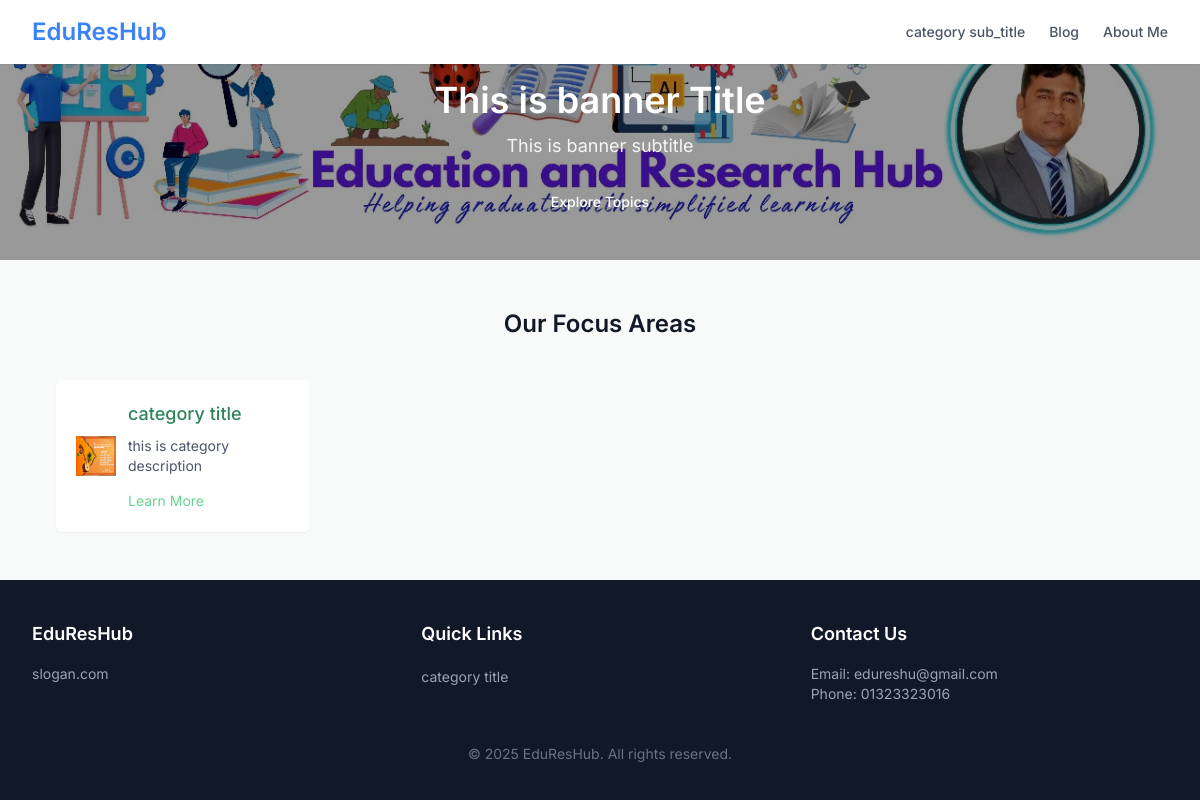
The page / on the database its author committed.
### chondrokanto/models.py (models this page shows, shortened)
class category(models.Model):
    title = models.CharField(max_length=100)
    sub_title = models.CharField(max_length=100)
    description = models.TextField()
    banner = models.ImageField(upload_to='category/')
    icon = models.ImageField(upload_to='category/')

class info(models.Model):
    banner_title = models.CharField(max_length=100)
    banner_sub_title = models.CharField(max_length=100)
    banner_image = models.ImageField(upload_to='banner/')
    email = models.EmailField(max_length=100)
    phone = models.CharField(max_length=15)
    address = models.CharField(max_length=200)
    facebook = models.CharField(max_length=100)
    twitter = models.CharField(max_length=100)
    instagram = models.CharField(max_length=100)
    youtube = models.CharField(max_length=100)
    linkedin = models.CharField(max_length=100)
    slogan = models.CharField(max_length=100)

### chondrokanto/views.py (the view)
# urls.py: path('',views.index, name='index'),
def index(request):
    information = info.objects.get(id=1)
    categorys = category.objects.all()
    context = {
        'info': information,
        'category': categorys,
    }
    return render(request, 'chondro/index.html',context)

### chondrokanto/templates/chondro/index.html
{% extends "chondro/base.html" %}
{% block content %}
    <section class="pt-20 pb-10 hero-bg text-white">
        <div class="max-w-6xl mx-auto px-4 sm:px-6 lg:px-8 text-center">
            <h1 class="text-3xl sm:text-4xl font-semibold mb-3">
                {{info.banner_title}}
            </h1>
            <p class="text-base sm:text-lg mb-6 max-w-2xl mx-auto opacity-90">
                {{info.banner_sub_title}}
            </p>
            <a href="#topics" class="inline-block bg-dark text-white px-5 py-2 rounded-md hover:bg-[#4ADE80] transition text-sm font-medium">
                Explore Topics
            </a>
        </div>
    </section>
    <section id="topics" class="py-12 bg-[#F7FAF8]">
        <div class="max-w-6xl mx-auto px-4 sm:px-6 lg:px-8">
            <h2 class="text-2xl font-semibold text-dark text-center mb-10">Our Focus Areas</h2>
            <div class="grid grid-cols-1 sm:grid-cols-2 lg:grid-cols-4 gap-6">
                {% for c in category %}
                    <div class="bg-white p-5 rounded-md shadow-sm hover:shadow-md transition flex items-center">
                        <img src="{{c.icon.url}}" alt="{{c.sub_title}}" class="w-10 h-10 mr-3 flex-shrink-0">
                        <div>
                            <h3 class="text-lg font-medium text-[#2F855A] mb-2">{{c.title}}</h3>
                            <p class="text-[#4A5568] text-sm mb-3 line-clamp-3">
                                {{c.description}}
                            </p>
                            <a href="{% url 'category' c.id %}" class="text-[#68D391] hover:underline text-sm">Learn More</a>
                        </div>
                    </div>
                {% endfor %}
            </div>
        </div>
    </section>
{% endblock content %}

### chondrokanto/templates/chondro/base.html (shortened to what this page needs)
<!DOCTYPE html>
<html lang="en">
<head>
    <script src="https://cdn.tailwindcss.com"></script>
</head>
<body class="bg-gray-100 text-gray-900 antialiased">
    <nav class="bg-white shadow-sm fixed w-full z-10">
        <div class="max-w-7xl mx-auto px-4 sm:px-6 lg:px-8">
            <div class="flex justify-between h-16">
                <div class="flex items-center">
                    <a href="{% url 'index' %}" class="text-2xl font-semibold text-blue-500">EduResHub</a>
                </div>
                <div class="hidden sm:flex sm:items-center sm:space-x-6">
                    {% for c in category %}
                        <a href="{% url 'category' c.id %}" class="nav-link text-gray-600 hover:text-blue-500 text-sm font-medium transition">{{c.sub_title}}</a>
                    {% endfor %}
                    <a href="{% url 'blog' %}" class="nav-link text-gray-600 hover:text-blue-500 text-sm font-medium transition">Blog</a>
                    <a href="{% url 'about' %}" class="nav-link text-gray-600 hover:text-blue-500 text-sm font-medium transition">About Me</a>
                </div>
            </div>
        </div>
    </nav>
    {% block content %}
    {% endblock content %}
    <footer class="bg-gray-900 text-gray-200 py-10">
        <div class="max-w-7xl mx-auto px-4 sm:px-6 lg:px-8">
            <div class="grid grid-cols-1 sm:grid-cols-3 gap-8">
                <div>
                    <h3 class="text-lg font-semibold text-white mb-4">EduResHub</h3>
                    <p class="text-gray-400 text-sm">
                        {{info.slogan}}
                    </p>
                </div>
                <div>
                    <h3 class="text-lg font-semibold text-white mb-4">Quick Links</h3>
                    <ul class="space-y-2">
                        {% for c in category %}
                        <li><a href="{% url 'category' c.id %}" class="text-gray-400 hover:text-blue-400 text-sm transition">{{c.title}}</a></li>
                        {% endfor %}
                    </ul>
                </div>
                <div>
                    <h3 class="text-lg font-semibold text-white mb-4">Contact Us</h3>
                    <p class="text-gray-400 text-sm">Email: {{info.email}}</p>
                    <p class="text-gray-400 text-sm">Phone: {{info.phone}}</p>
                </div>
            </div>
            <div class="mt-10 text-center text-gray-500 text-sm">
                © 2025 EduResHub. All rights reserved.
            </div>
        </div>
    </footer>
</body>
</html>

### rows shown on the page
category: sub_title "category sub_title", icon (picture), title "category title", description "this is category description"
info: banner_title "This is banner Title", banner_sub_title "This is banner subtitle", slogan "slogan.com", email "edureshu@gmail.com", phone "01323323016"
